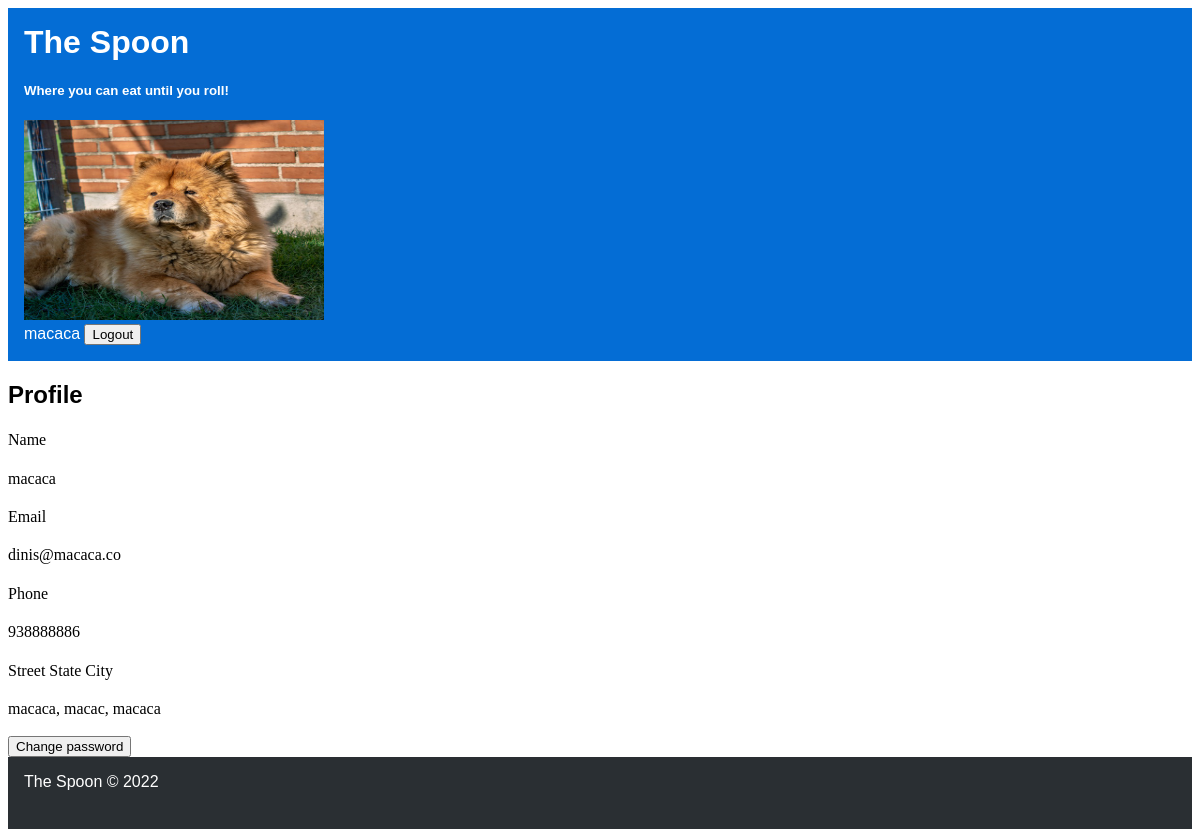
Page /profile.php (signed in) on the earlier database version.
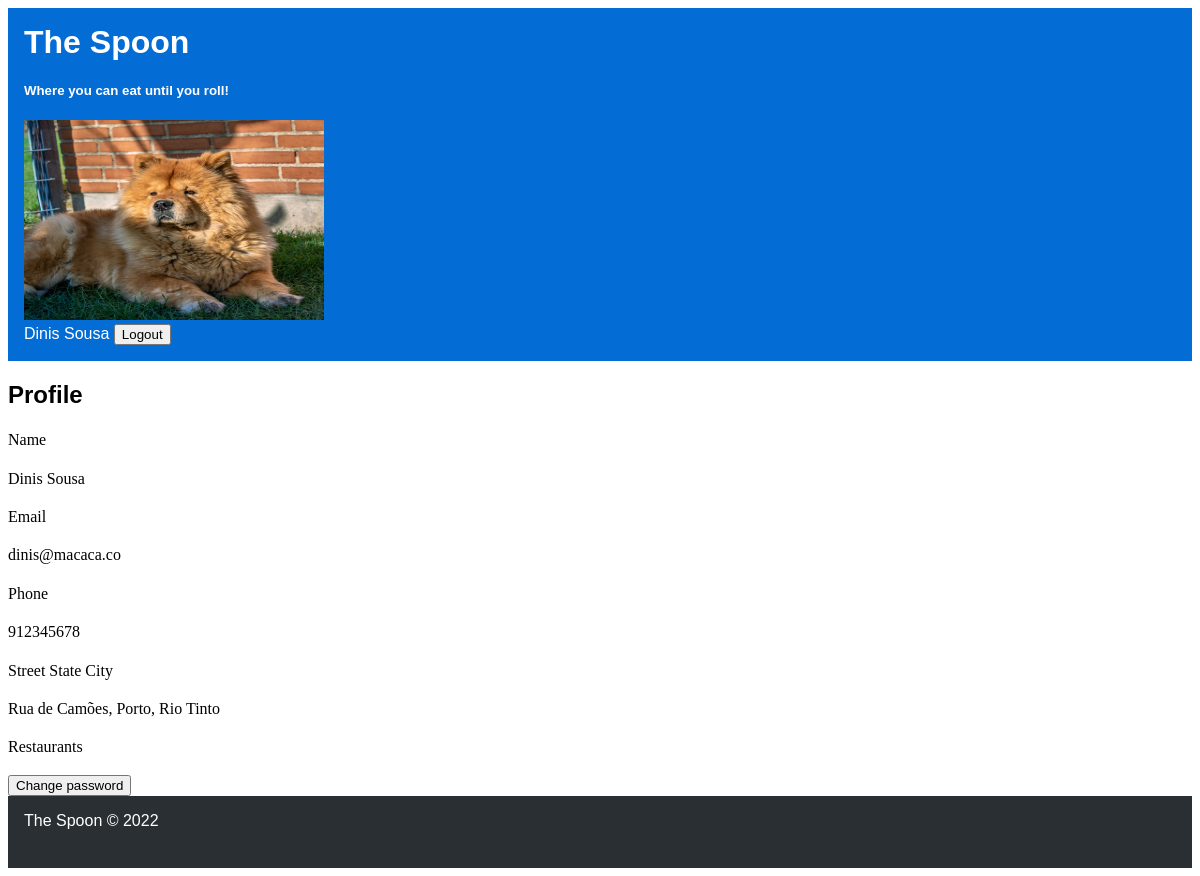
Same page on the later database version.
### tables this page shows
CREATE TABLE User (
	idUser			INTEGER PRIMARY KEY,
	Email			VARCHAR NOT NULL UNIQUE,
	Password		VARCHAR NOT NULL,
	Phone 			INTEGER UNIQUE,
	Name 			VARCHAR NOT NULL,
	RestOwner       BOOLEAN DEFAULT FALSE,
	idAddress		INTEGER		CONSTRAINT fk_user_idaddress REFERENCES Address (idAddress)
												ON DELETE SET NULL ON UPDATE CASCADE
);

CREATE TABLE Address (
	idAddress 		INTEGER PRIMARY KEY,
	Street 		VARCHAR NOT NULL,
	City			VARCHAR NOT NULL,
	State			VARCHAR NOT NULL,
	PostalCode 		INTEGER NOT NULL
);

### profile.php (called while the page is built, shortened)
<?php
  require_once('database/connection.php');
  require_once('database/user.class.php');
  require_once('templates/common.tpl.php');
  require_once('templates/user.tpl.php');
  $db = getDatabaseConnection();
  $user = User::getUser($db, $_SESSION['email']);
  drawHeader();
  drawProfile($user);
  drawFooter();
?>

### database/user.class.php (called while the page is built, shortened)
<?php
  class User {
    public function __construct(int $idUser, string $email, string $name, string $street, string $city, string $state, int $postalcode, int $phone, bool $restOwner = false)
    {
      $this->email = $email;
      $this->name = $name;
      $this->street = $street;
      $this->city = $city;
      $this->state = $state;
      $this->phone = $phone;
      $this->restOwner = $restOwner;
    }
    static function getUser(PDO $db, string $email): User {
      $stmt = $db->prepare('
        SELECT idUser, Email, Name, Street, City, State, PostalCode, Phone, RestOwner
        FROM User JOIN Address USING (idAddress)
        WHERE Email = ?
      ');
      $stmt->execute(array($email));
      $user = $stmt->fetch();
      return new User
     (
        (int)$user['idUser'],
        $user['Email'],
        $user['Name'],
        $user['Street'],
        $user['City'],
        $user['State'],
        (int)$user['PostalCode'],
        (int)$user['Phone'],
        (bool)$user['RestOwner']
      );
    }
  }
?>

### templates/user.tpl.php (the view, shortened to what this page needs)
<?php function drawProfile(User $user) { ?>
  <h2>Profile</h2>
  <section id="profile">
  <p>Name</p>
    <p><?php echo $user->name ?></p>
    <p>Email</p>
    <p><?php echo $user->email ?></p>
    <p>Phone</p>
    <p><?php echo $user->phone ?></p>
    <p>Street State City</p>
    <p><?php echo $user->street ?>,
    <?php echo $user->state?>,
    <?php echo $user->city ?></p>
    <?php if($user->restOwner) { ?>
      <p>Restaurants</p>
    <?php } ?>
      <button>Change password</button>
  </section>
<?php } ?>

### templates/common.tpl.php (shortened to what this page needs)
<?php function drawHeader() { ?>
<!DOCTYPE html>
<html lang="en-US">
  <head>
    <link rel="stylesheet" href="css/style.css">
  </head>
  <body>
    <header>
      <h1><a href="/">The Spoon</a></h1>
      <h5><a href="/">Where you can eat until you roll!</a></h5>
      <img src="images/dog.jpg" alt ="a dog" width="300" height="200">
      <?php
        if (isset($_SESSION['id'])) drawLogoutForm($_SESSION['name']);
        else drawLogInForm();
      ?>
    </header>
    <main>
<?php } ?>
<?php function drawFooter() { ?>
    </main>
    <footer>
      The Spoon &copy; 2022
    </footer>
  </body>
</html>
<?php } ?>
<?php function drawLogoutForm(string $name) { ?>
  <form action="action_logout.php" method="post" class="logout">
    <a href="profile.php"><?=$name?></a>
    <button type="submit">Logout</button>
  </form>
<?php } ?>

### css/style.css (style rules this page uses)
a { text-decoration: none; }
body>header { background-color: #046dd5; color: white; padding: 1em; }
body>header h1, body>header h2 { margin: 0; }
body>header a { color: white; text-decoration: none; }
body>footer { background-color: #2a2f33; color: white; padding: 1em; height: 2.5em; }
body { font-family: "Poppins", sans-serif; }
p { font-family: "Lora", serif; line-height: 1.4em; }

Differences in the rows shown:
changed user "dinis@macaca.co": Name "macaca" → "Dinis Sousa"; Phone "938888886" → "912345678"; idAddress.Street "macaca" → "Rua de Camões"; idAddress.State "macac" → "Porto"; idAddress.City "macaca" → "Rio Tinto"; RestOwner False → True (drawn)
Other differences:
$name: "macaca" → "Dinis Sousa"
text now shown: "Restaurants"
